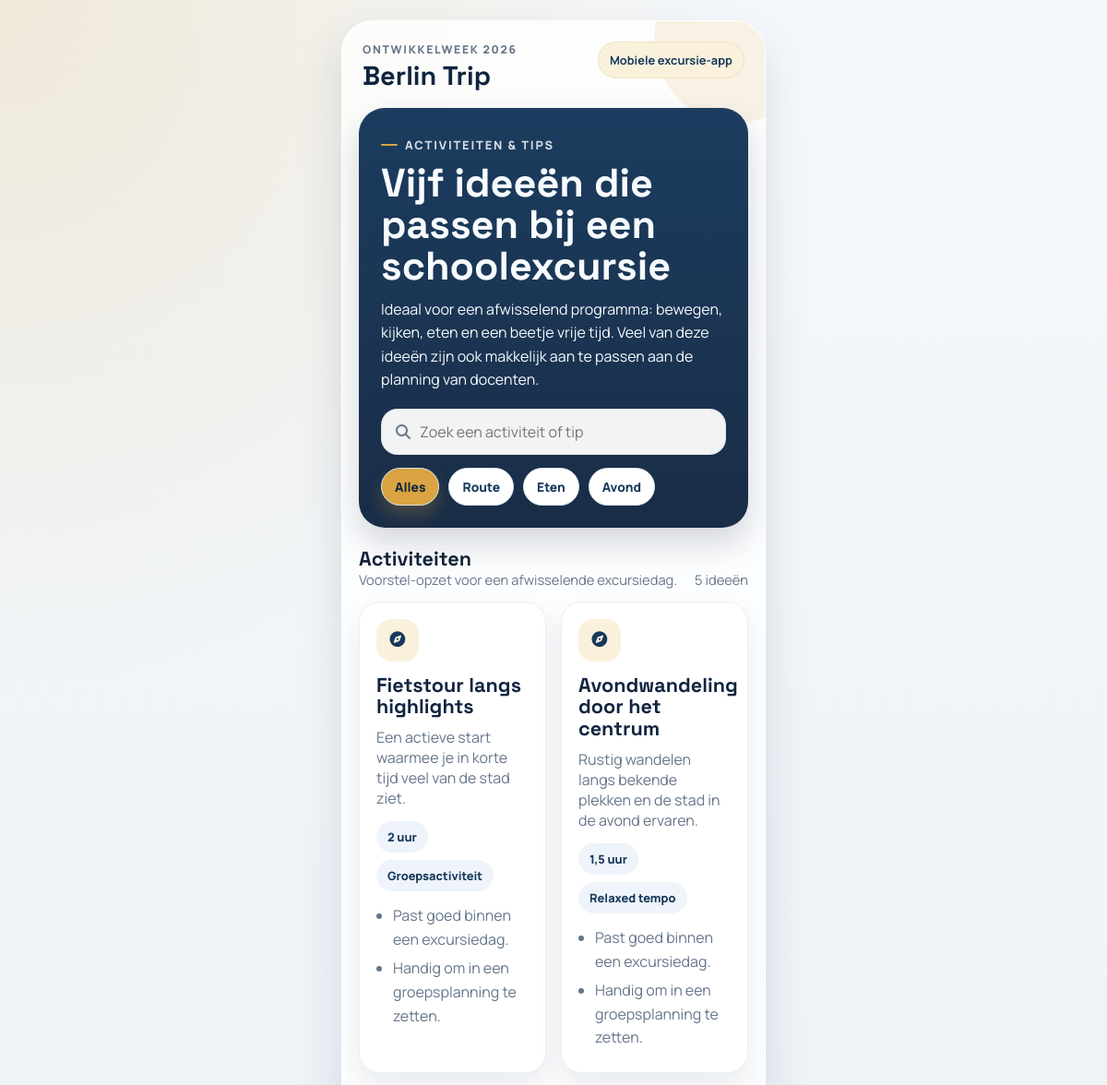
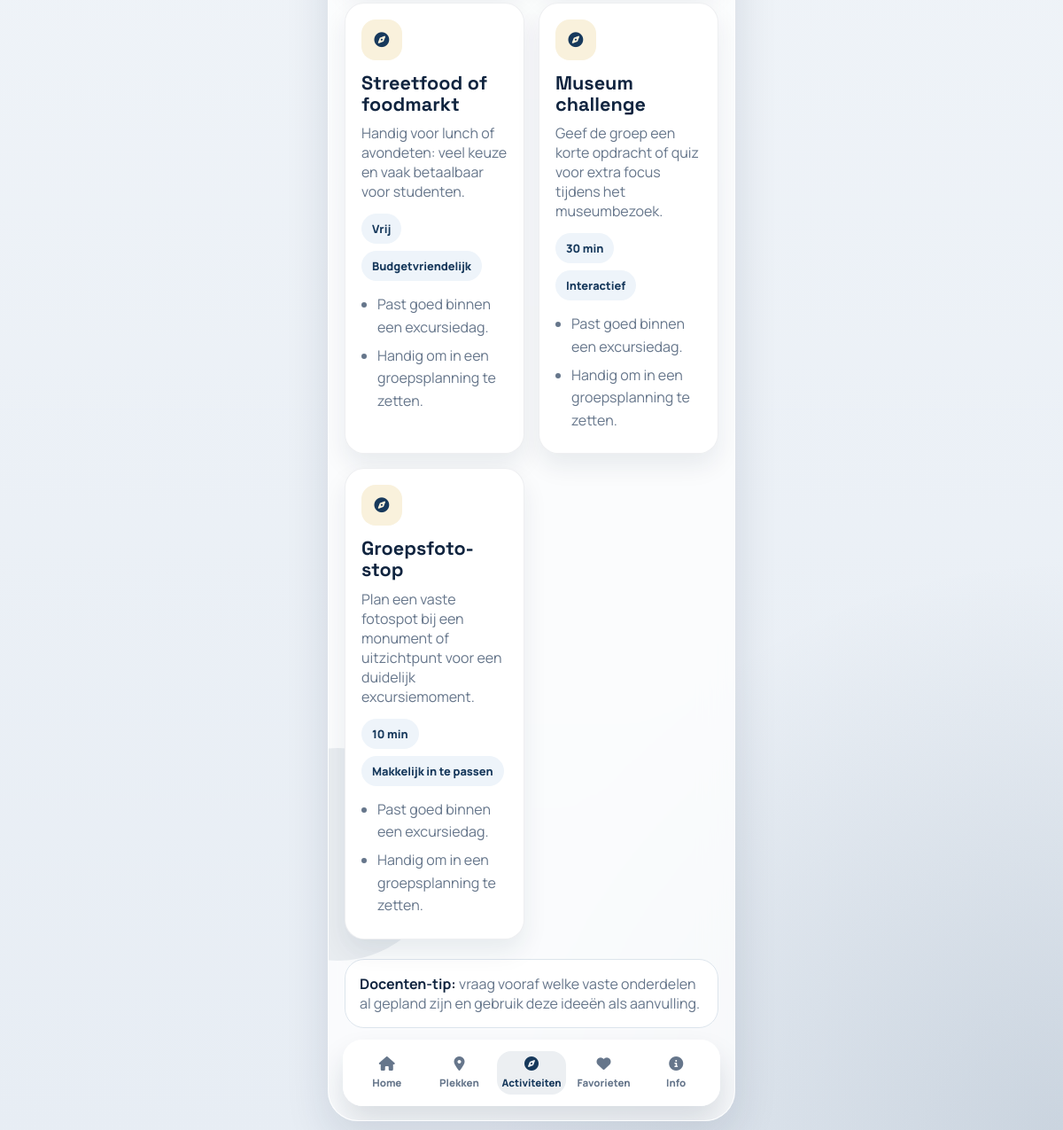
Page /paginas/activiteit.php on the committed database (2 pictures, top to bottom).
### tables this page shows
CREATE TABLE activiteiten (
	id INT UNSIGNED AUTO_INCREMENT PRIMARY KEY,
	titel VARCHAR(150) NOT NULL,
	categorie VARCHAR(60) NOT NULL,
	beschrijving TEXT NOT NULL,
	afbeelding VARCHAR(255) NOT NULL,
	duur VARCHAR(40) NOT NULL,
	label VARCHAR(80) NOT NULL,
	bezienswaardigheid_id INT UNSIGNED NULL,
	created_at TIMESTAMP DEFAULT CURRENT_TIMESTAMP,
	CONSTRAINT fk_activiteiten_bezienswaardigheid
		FOREIGN KEY (bezienswaardigheid_id)
		REFERENCES bezienswaardigheden(id)
		ON DELETE SET NULL
		ON UPDATE CASCADE
);

### includes/db.php (called while the page is built, shortened)
<?php
function app_db_config(): array
{
	return [
		'host' => '127.0.0.1',
		'port' => 3306,
		'dbname' => 'excursie_berlijn_app',
		'user' => 'root',
		'pass' => '',
	];
}
function app_db(): ?PDO
{
	static $pdo = null;
	$config = app_db_config();
	try {
		$dsn = sprintf('mysql:host=%s;port=%d;dbname=%s;charset=utf8mb4', $config['host'], $config['port'], $config['dbname']);
		$pdo = new PDO($dsn, $config['user'], $config['pass'], [
			PDO::ATTR_ERRMODE => PDO::ERRMODE_EXCEPTION,
			PDO::ATTR_DEFAULT_FETCH_MODE => PDO::FETCH_ASSOC,
			PDO::ATTR_EMULATE_PREPARES => false,
		]);
	} catch (PDOException $exception) {
		$pdo = null;
	}
	return $pdo;
}
function app_fetch_all(string $sql, array $params = []): array
{
	$pdo = app_db();
	$statement = $pdo->prepare($sql);
	$statement->execute($params);
	return $statement->fetchAll();
}
function app_h($value): string
{
	return htmlspecialchars((string) $value, ENT_QUOTES, 'UTF-8');
}

### paginas/activiteit.php (the view, shortened to what this page needs)
<?php
$base = '../';
$activeNav = 'activities';
include '../includes/header.php';
$activities = app_fetch_all('SELECT * FROM activiteiten ORDER BY id ASC');
?>
<section class="page-hero" data-filter-scope>
    <span class="eyebrow">Activiteiten & tips</span>
    <h2>Vijf ideeën die passen bij een schoolexcursie</h2>
    <p>
        Ideaal voor een afwisselend programma: bewegen, kijken, eten en een beetje vrije tijd.
        Veel van deze ideeën zijn ook makkelijk aan te passen aan de planning van docenten.
    </p>
    <div class="search-shell">
        <div class="search">
            <i class="fa-solid fa-magnifying-glass"></i>
            <input type="text" placeholder="Zoek een activiteit of tip" data-filter-input>
        </div>
    </div>
    <div class="filters">
        <button class="filter-chip is-active" type="button" data-filter-chip data-filter="all">Alles</button>
        <button class="filter-chip" type="button" data-filter-chip data-filter="route">Route</button>
        <button class="filter-chip" type="button" data-filter-chip data-filter="eten">Eten</button>
        <button class="filter-chip" type="button" data-filter-chip data-filter="avond">Avond</button>
    </div>
</section>
<section class="section">
    <div class="section-title">
        <div>
            <h2>Activiteiten</h2>
            <p>Voorstel-opzet voor een afwisselende excursiedag.</p>
        </div>
        <span>5 ideeën</span>
    </div>
    <div class="card-grid">
        <?php foreach ($activities as $activity): ?>
            <article class="activity-card" data-filter-item data-category="<?php echo app_h($activity['categorie']); ?>" data-search-text="<?php echo app_h($activity['titel'] . ' ' . $activity['categorie'] . ' ' . $activity['beschrijving']); ?>">
                <div class="activity-icon"><i class="fa-solid fa-compass"></i></div>
                <h3><?php echo app_h($activity['titel']); ?></h3>
                <p><?php echo app_h($activity['beschrijving']); ?></p>
                <div class="activity-meta">
                    <span class="activity-pill"><?php echo app_h($activity['duur']); ?></span>
                    <span class="activity-pill"><?php echo app_h($activity['label']); ?></span>
                </div>
                <ul>
                    <li>Past goed binnen een excursiedag.</li>
                    <li>Handig om in een groepsplanning te zetten.</li>
                </ul>
            </article>
        <?php endforeach; ?>
    </div>
</section>
<section class="section">
    <div class="notice">
        <strong>Docenten-tip:</strong> vraag vooraf welke vaste onderdelen al gepland zijn en gebruik deze ideeën als aanvulling.
    </div>
</section>
<?php include '../includes/footer.php'; ?>

### includes/header.php (shortened to what this page needs)
<?php
require_once __DIR__ . '/db.php';
?>
<!DOCTYPE html>
<html lang="nl">
<head>
    <link rel="stylesheet"
          href="https://cdnjs.cloudflare.com/ajax/libs/font-awesome/6.6.0/css/all.min.css">
    <link rel="stylesheet" href="<?php echo $base; ?>assets/css/style.css">
</head>
<body>
<div class="phone">
    <header class="app-header">
        <div class="header-content">
            <div>
                <p class="header-kicker">Ontwikkelweek 2026</p>
                <h1>Berlin Trip</h1>
            </div>
            <span class="header-badge">Mobiele excursie-app</span>
        </div>
    </header>
    <main>

### includes/footer.php (shortened to what this page needs)
    </main>
    <nav class="bottom-nav" aria-label="Hoofdnavigatie">
        <a href="<?php echo $base; ?>index.php" class="<?php echo $activeNav === 'home' ? 'active' : ''; ?>">
            <i class="fa-solid fa-house"></i>
            <span>Home</span>
        </a>
        <a href="<?php echo $base; ?>paginas/bezienswaardigheden.php" class="<?php echo $activeNav === 'spots' ? 'active' : ''; ?>">
            <i class="fa-solid fa-location-dot"></i>
            <span>Plekken</span>
        </a>
        <a href="<?php echo $base; ?>paginas/activiteit.php" class="<?php echo $activeNav === 'activities' ? 'active' : ''; ?>">
            <i class="fa-solid fa-compass"></i>
            <span>Activiteiten</span>
        </a>
        <a href="<?php echo $base; ?>paginas/favorieten.php" class="<?php echo $activeNav === 'favorites' ? 'active' : ''; ?>">
            <i class="fa-solid fa-heart"></i>
            <span>Favorieten</span>
        </a>
        <a href="<?php echo $base; ?>paginas/praktisch.php" class="<?php echo $activeNav === 'info' ? 'active' : ''; ?>">
            <i class="fa-solid fa-circle-info"></i>
            <span>Info</span>
        </a>
    </nav>
</div>
</body>
</html>

### rows in the picture
activiteiten: titel "Fietstour langs highlights", beschrijving "Een actieve start waarmee je in korte tijd veel van de stad ziet.", duur "2 uur", label "Groepsactiviteit"
activiteiten: titel "Avondwandeling door het centrum", beschrijving "Rustig wandelen langs bekende plekken en de stad in de avond ervaren.", duur "1,5 uur", label "Relaxed tempo"
activiteiten: titel "Streetfood of foodmarkt", beschrijving "Handig voor lunch of avondeten: veel keuze en vaak betaalbaar voor studenten.", duur "Vrij", label "Budgetvriendelijk"
activiteiten: titel "Museum challenge", beschrijving "Geef de groep een korte opdracht of quiz voor extra focus tijdens het museumbezoek.", duur "30 min", label "Interactief"
activiteiten: titel "Groepsfoto-stop", beschrijving "Plan een vaste fotospot bij een monument of uitzichtpunt voor een duidelijk excursiemoment.", duur "10 min", label "Makkelijk in te passen"
